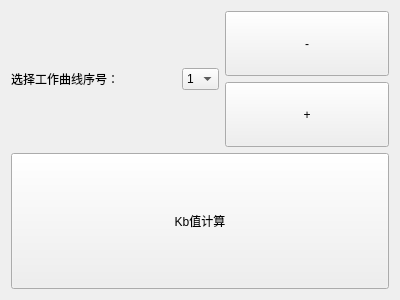
<?xml version="1.0" encoding="UTF-8"?>
<ui version="4.0">
 <class>ComputeKBValue</class>
 <widget class="QWidget" name="ComputeKBValue">
  <property name="geometry">
   <rect>
    <x>0</x>
    <y>0</y>
    <width>400</width>
    <height>300</height>
   </rect>
  </property>
  <property name="windowTitle">
   <string>Form</string>
  </property>
  <layout class="QVBoxLayout" name="verticalLayout_2">
   <item>
    <layout class="QHBoxLayout" name="horizontalLayout">
     <item>
      <widget class="QLabel" name="label_2">
       <property name="sizePolicy">
        <sizepolicy hsizetype="Preferred" vsizetype="Fixed">
         <horstretch>0</horstretch>
         <verstretch>0</verstretch>
        </sizepolicy>
       </property>
       <property name="text">
        <string>选择工作曲线序号：</string>
       </property>
      </widget>
     </item>
     <item>
      <widget class="QComboBox" name="comboBox">
       <property name="sizePolicy">
        <sizepolicy hsizetype="Maximum" vsizetype="Fixed">
         <horstretch>0</horstretch>
         <verstretch>0</verstretch>
        </sizepolicy>
       </property>
       <item>
        <property name="text">
         <string>1</string>
        </property>
       </item>
       <item>
        <property name="text">
         <string>2</string>
        </property>
       </item>
       <item>
        <property name="text">
         <string>3</string>
        </property>
       </item>
       <item>
        <property name="text">
         <string>4</string>
        </property>
       </item>
       <item>
        <property name="text">
         <string>5</string>
        </property>
       </item>
       <item>
        <property name="text">
         <string>6</string>
        </property>
       </item>
       <item>
        <property name="text">
         <string>7</string>
        </property>
       </item>
       <item>
        <property name="text">
         <string>8</string>
        </property>
       </item>
       <item>
        <property name="text">
         <string>9</string>
        </property>
       </item>
      </widget>
     </item>
     <item>
      <layout class="QVBoxLayout" name="verticalLayout">
       <item>
        <widget class="QPushButton" name="sub">
         <property name="sizePolicy">
          <sizepolicy hsizetype="Minimum" vsizetype="Minimum">
           <horstretch>0</horstretch>
           <verstretch>0</verstretch>
          </sizepolicy>
         </property>
         <property name="text">
          <string>-</string>
         </property>
        </widget>
       </item>
       <item>
        <widget class="QPushButton" name="add">
         <property name="sizePolicy">
          <sizepolicy hsizetype="Minimum" vsizetype="Minimum">
           <horstretch>0</horstretch>
           <verstretch>0</verstretch>
          </sizepolicy>
         </property>
         <property name="text">
          <string>+</string>
         </property>
        </widget>
       </item>
      </layout>
     </item>
    </layout>
   </item>
   <item>
    <widget class="QPushButton" name="computeKBValue">
     <property name="sizePolicy">
      <sizepolicy hsizetype="Minimum" vsizetype="Preferred">
       <horstretch>0</horstretch>
       <verstretch>0</verstretch>
      </sizepolicy>
     </property>
     <property name="text">
      <string>Kb值计算</string>
     </property>
    </widget>
   </item>
  </layout>
 </widget>
 <resources/>
 <connections/>
</ui>
